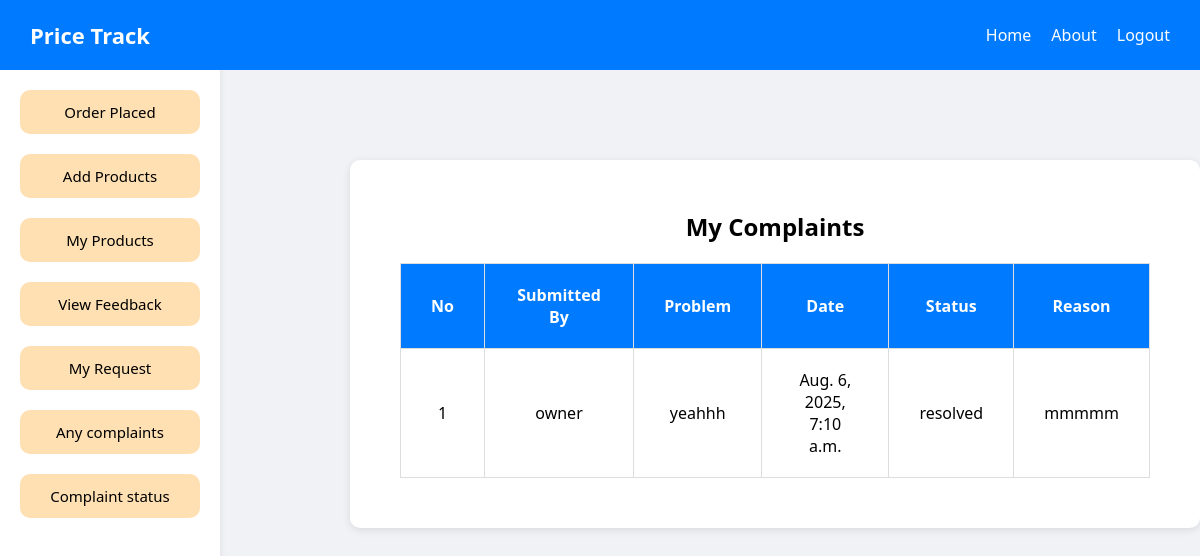
The page /product/complaintStatus (signed in) on the database its author committed.
### products/models.py (models this page shows)
class Complaint(models.Model):
    CHOICES = [
        ('pending', 'Pending'),
        ('working on', 'Working on'),
        ('resolved', 'Resolved')
    ]
    userid = models.ForeignKey(Register,on_delete=models.CASCADE,null=True,related_name='user_complaint')
    description = models.TextField(max_length=200,null=True)
    status = models.CharField(max_length=20,choices=CHOICES,default='pending',null=True)
    orderdate = models.DateTimeField(auto_now_add=True)
    reason  = models.TextField(max_length=200,null=True)

### users/models.py (models this page shows)
class Register(AbstractUser):
    name=models.CharField(max_length=40,null=True)
    address=models.CharField(max_length=200,null=True)
    phone=models.IntegerField(null=True)
    approved=models.BooleanField(default=False)
    shopname=models.CharField(max_length=20,null=True)
    licensenumber=models.IntegerField(null=True)
    image=models.ImageField(upload_to='image/',null=True)
    district=models.CharField(max_length=100,null=True)
    place=models.CharField(max_length=255,null=True)
    role=models.CharField(max_length=20,default="admin")

### products/views.py (the view)
# urls.py: path('complaintStatus',views.complaintStatus),
def complaintStatus(request):
    complaint = Complaint.objects.filter(userid = request.user).order_by('-id')
    return render(request,'complaintStatus.html',{'complaints':complaint})

### products/templates/complaintStatus.html (shortened to what this page needs)
{% extends 'layout.html' %}
{% load static %}
{% block extra_head %}
<link rel="stylesheet" href="{% static 'products\complaintStatus.css' %}">
{% endblock %}
{% block content %}
{% include 'side.html' %}
  <div class="container">
    <h2>My Complaints</h2>
    <table>
      <tr>
        <th>No</th>
        <th>Submitted By</th>
        <th>Problem</th>
             <th>Date</th>
        <th>Status</th>
         <th>Reason</th>
      </tr>
      {% for complaint in complaints %}
      <tr>
          <td>{{ forloop.counter }}</td>
        <td>{{ complaint.userid.username }}</td>
        <td>{{ complaint.description }}</td>
            <td>{{ complaint.orderdate }}</td>
        <td>{{ complaint.status }}</td>
         <td>{{ complaint.reason }}</td>
      </tr>
      {% empty %}
      <tr>
        <td colspan="4">No Complaints found.</td>
      </tr>
      {% endfor %}
    </table>
  </div>
{% endblock %}

### users/static/layout.css (style rules this page uses)
* { margin: 0; padding: 0; font-family: -apple-system, BlinkMacSystemFont, "Segoe UI", Roboto, Oxygen, Ubuntu, Cantarell, "Open Sans", "Helvetica Neue", sans-serif; box-sizing: border-box; }
body { background-color: #f4f7fa; }

### products/static/products/complaintStatus.css (style rules this page uses)
body { font-family: 'Segoe UI', sans-serif; background-color: #f5f5f5; }
.container { max-width: 1000px; margin-left: 350px; padding: 50px; background-color: white; border-radius: 10px; box-shadow: 0 2px 8px rgba(0,0,0,0.1); margin-top: 100px; }
h2 { text-align: center; margin-bottom: 20px; }
table { width: 100%; border-collapse: collapse; margin-top: 20px; }
table, th, td { border: 1px solid #ddd; }
th, td { padding: 20px 30px 20px 30px; text-align: center; }
th { background-color: #007bff; color: white; }

### users/static/side.css (style rules this page uses)
* { margin: 0; padding: 0; box-sizing: border-box; font-family: "Segoe UI", Roboto, Oxygen, Ubuntu, Cantarell, "Open Sans", sans-serif; }
body { background-color: #f0f2f5; min-height: 100vh; }

### rows shown on the page
Complaint: userid.username "owner", description "yeahhh", orderdate "Aug. 6, 2025, 7:10 a.m.", status "resolved", reason "mmmmm"
